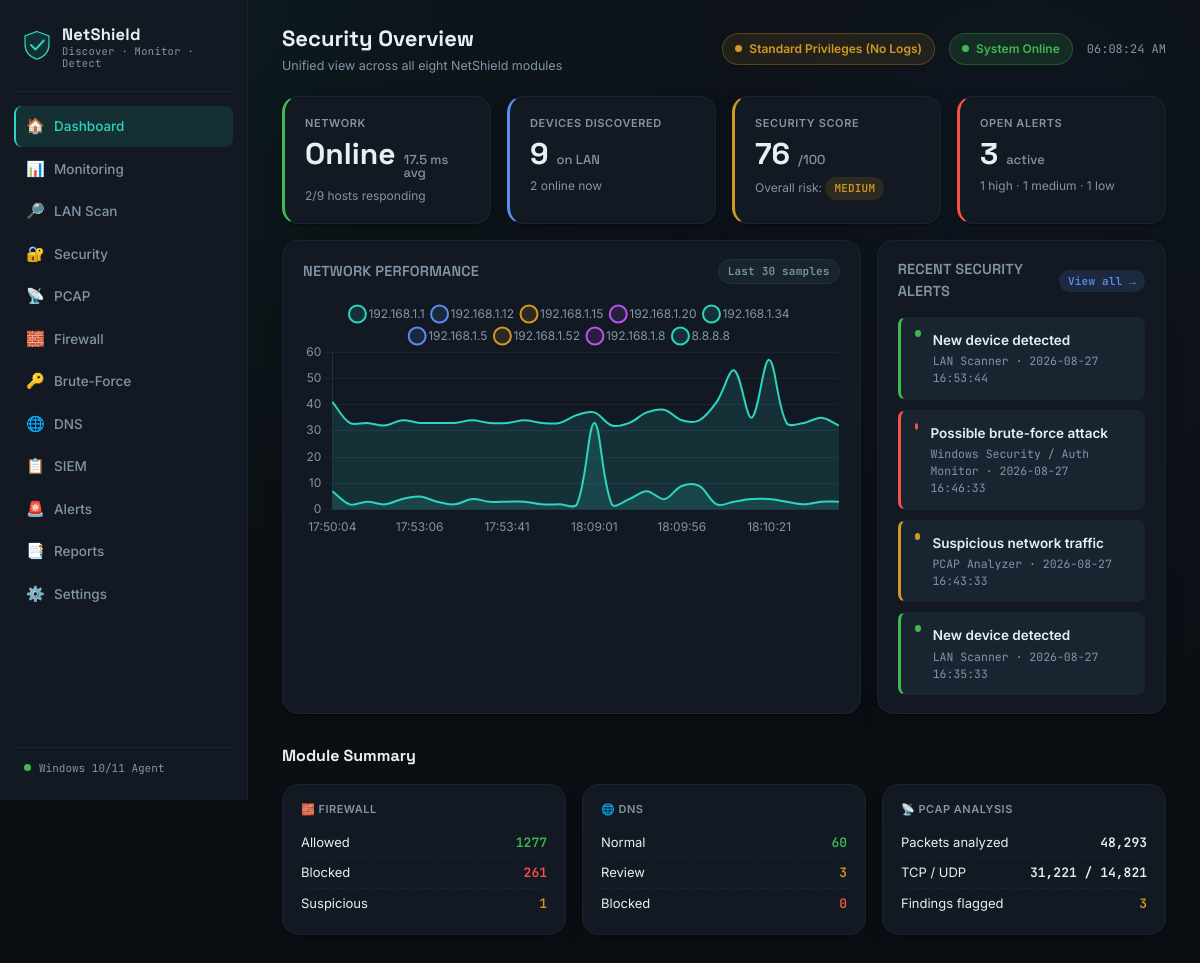
The page / on the database its author committed.
### tables this page shows
CREATE TABLE alerts (
    id          INTEGER PRIMARY KEY AUTOINCREMENT,
    severity    TEXT,
    title       TEXT,
    source      TEXT,
    description TEXT,
    status      TEXT DEFAULT 'open',   -- open / reviewed / resolved
    created_at  TEXT
);

CREATE TABLE pcap_analysis (
    id              INTEGER PRIMARY KEY AUTOINCREMENT,
    file_name       TEXT,
    packets_total   INTEGER,
    tcp_count       INTEGER,
    udp_count       INTEGER,
    dns_count       INTEGER,
    findings        TEXT,       -- JSON-encoded list of findings
    analyzed_at     TEXT
);

### app.py (the view)
@app.route("/")
def dashboard():
    hosts = monitoring.get_monitored_hosts()
    devices_online = sum(1 for h in hosts if h["status"] == "online")
    fw_counts = firewall.get_counts()
    dns_counts = dns_monitor.get_counts()
    scan_results = vulnerability.get_scan_results()
    risk = vulnerability.overall_risk_level(scan_results)
    alerts = get_alerts(limit=5)
    a_summary = alert_summary()
    pcap = pcap_analyzer.get_latest_analysis()
    security_score = 100
    security_score -= a_summary["HIGH"] * 15
    security_score -= a_summary["MEDIUM"] * 7
    security_score -= a_summary["LOW"] * 2
    security_score = max(40, min(100, security_score))
    return render_template(
        "dashboard.html",
        active="dashboard",
        hosts=hosts,
        devices_online=devices_online,
        devices_total=len(hosts),
        avg_latency=monitoring.average_latency(),
        fw_counts=fw_counts,
        dns_counts=dns_counts,
        risk=risk,
        alerts=alerts,
        alert_summary=a_summary,
        pcap=pcap,
        security_score=security_score,
    )

### app.py (called while the page is built)
def is_admin():
    try:
        return ctypes.windll.shell32.IsUserAnAdmin() != 0
    except Exception:
        return False

@app.context_processor
def inject_privileges():
    return dict(is_admin=is_admin())

### database/database.py (called while the page is built)
def get_connection():
    conn = sqlite3.connect(DB_PATH)
    conn.row_factory = sqlite3.Row
    conn.execute("PRAGMA foreign_keys = ON")
    return conn

### detection/alerts.py (called while the page is built)
def get_alerts(limit=50, status=None):
    conn = get_connection()
    if status:
        rows = conn.execute(
            "SELECT * FROM alerts WHERE status = ? ORDER BY created_at DESC LIMIT ?",
            (status, limit),
        ).fetchall()
    else:
        rows = conn.execute(
            "SELECT * FROM alerts ORDER BY created_at DESC LIMIT ?", (limit,)
        ).fetchall()
    conn.close()
    return [dict(r) for r in rows]

def alert_summary():
    conn = get_connection()
    rows = conn.execute(
        "SELECT severity, COUNT(*) AS c FROM alerts WHERE status = 'open' GROUP BY severity"
    ).fetchall()
    conn.close()
    summary = {"HIGH": 0, "MEDIUM": 0, "LOW": 0}
    for r in rows:
        summary[r["severity"]] = r["c"]
    summary["total"] = sum(summary.values())
    return summary

### modules/dns/dns_monitor.py (called while the page is built)
def get_counts():
    conn = get_connection()
    row = conn.execute(
        "SELECT "
        " COALESCE(SUM(CASE WHEN status='NORMAL' THEN 1 ELSE 0 END), 0) AS normal,"
        " COALESCE(SUM(CASE WHEN status='REVIEW' THEN 1 ELSE 0 END), 0) AS review,"
        " COALESCE(SUM(CASE WHEN status='BLOCKED' THEN 1 ELSE 0 END), 0) AS blocked,"
        " COUNT(*) AS total "
        "FROM dns_queries"
    ).fetchone()
    conn.close()
    return dict(row)

### modules/firewall/firewall.py (called while the page is built)
def get_counts():
    conn = get_connection()
    row = conn.execute(
        "SELECT "
        " COALESCE(SUM(CASE WHEN action='ALLOWED' THEN 1 ELSE 0 END), 0) AS allowed,"
        " COALESCE(SUM(CASE WHEN action='BLOCKED' THEN 1 ELSE 0 END), 0) AS blocked,"
        " COALESCE(SUM(CASE WHEN action='SUSPICIOUS' THEN 1 ELSE 0 END), 0) AS suspicious,"
        " COUNT(*) AS total "
        "FROM firewall_events"
    ).fetchone()
    conn.close()
    return dict(row)

### modules/monitoring/monitoring.py (called while the page is built)
def average_latency():
    hosts = [h for h in get_monitored_hosts() if h["latency_ms"] is not None]
    if not hosts:
        return 0
    return round(sum(h["latency_ms"] for h in hosts) / len(hosts), 1)

### templates/dashboard.html (shortened to what this page needs)
{% extends "base.html" %}
{% block page_title %}Security Overview{% endblock %}
{% block page_sub %}Unified view across all eight NetShield modules{% endblock %}
{% block content %}
<div class="grid grid-4">
  <div class="card stat-card stat-good">
    <div class="stat-label">Network</div>
    <div class="stat-value">Online <small>{{ avg_latency }} ms avg</small></div>
    <div class="stat-foot">{{ devices_online }}/{{ devices_total }} hosts responding</div>
  </div>
  <div class="card stat-card stat-info">
    <div class="stat-label">Devices Discovered</div>
    <div class="stat-value">{{ devices_total }} <small>on LAN</small></div>
    <div class="stat-foot">{{ devices_online }} online now</div>
  </div>
  <div class="card stat-card {{ 'stat-good' if risk=='LOW' else ('stat-warn' if risk=='MEDIUM' else 'stat-bad') }}">
    <div class="stat-label">Security Score</div>
    <div class="stat-value">{{ security_score }}<small>/100</small></div>
    <div class="stat-foot">Overall risk: <span class="badge {{ 'badge-good' if risk=='LOW' else ('badge-warn' if risk=='MEDIUM' else 'badge-bad') }}">{{ risk }}</span></div>
  </div>
  <div class="card stat-card {{ 'stat-bad' if alert_summary.HIGH else ('stat-warn' if alert_summary.MEDIUM else 'stat-good') }}">
    <div class="stat-label">Open Alerts</div>
    <div class="stat-value">{{ alert_summary.total }} <small>active</small></div>
    <div class="stat-foot">{{ alert_summary.HIGH }} high · {{ alert_summary.MEDIUM }} medium · {{ alert_summary.LOW }} low</div>
  </div>
</div>
<div class="grid grid-2 mt-16">
  <div class="card">
    <div class="card-header">
      <h2>Network Performance</h2>
      <span class="badge badge-neutral">Last 30 samples</span>
    </div>
    <div class="chart-box"><canvas id="latencyChart"></canvas></div>
  </div>
  <div class="card">
    <div class="card-header">
      <h2>Recent Security Alerts</h2>
      <a href="{{ url_for('alerts_page') }}" class="badge badge-info">View all →</a>
    </div>
    <div class="feed">
      {% for a in alerts %}
      <div class="feed-item sev-{{ a.severity }}">
        <span class="dot {{ 'dot-bad' if a.severity=='HIGH' else ('dot-warn' if a.severity=='MEDIUM' else ('dot-crit' if a.severity=='CRITICAL' else 'dot-good')) }}"></span>
        <div>
          <div class="feed-title">{{ a.title }}</div>
          <div class="feed-meta">{{ a.source }} · {{ a.created_at }}</div>
        </div>
      </div>
      {% else %}
      <div class="empty-state"><div class="empty-ic">✅</div>No open alerts right now.</div>
      {% endfor %}
    </div>
  </div>
</div>
<div class="section-title">Module Summary</div>
<div class="strip">
  <div class="card">
    <div class="strip-title">🧱 Firewall</div>
    <div class="strip-row"><span>Allowed</span><span style="color:var(--good)">{{ fw_counts.allowed }}</span></div>
    <div class="strip-row"><span>Blocked</span><span style="color:var(--danger)">{{ fw_counts.blocked }}</span></div>
    <div class="strip-row"><span>Suspicious</span><span style="color:var(--warn)">{{ fw_counts.suspicious }}</span></div>
  </div>
  <div class="card">
    <div class="strip-title">🌐 DNS</div>
    <div class="strip-row"><span>Normal</span><span style="color:var(--good)">{{ dns_counts.normal }}</span></div>
    <div class="strip-row"><span>Review</span><span style="color:var(--warn)">{{ dns_counts.review }}</span></div>
    <div class="strip-row"><span>Blocked</span><span style="color:var(--danger)">{{ dns_counts.blocked }}</span></div>
  </div>
  <div class="card">
    <div class="strip-title">📡 PCAP Analysis</div>
    {% if pcap %}
    <div class="strip-row"><span>Packets analyzed</span><span>{{ "{:,}".format(pcap.packets_total) }}</span></div>
    <div class="strip-row"><span>TCP / UDP</span><span>{{ "{:,}".format(pcap.tcp_count) }} / {{ "{:,}".format(pcap.udp_count) }}</span></div>
    <div class="strip-row"><span>Findings flagged</span><span style="color:var(--warn)">{{ pcap.findings|length }}</span></div>
    {% else %}
    <div class="text-muted">No capture analyzed yet.</div>
    {% endif %}
  </div>
</div>
{% endblock %}
{% block extra_scripts %}
<script>
fetch("/api/monitoring/history")
  .then(r => r.json())
  .then(series => {
    const colors = ["#2DD4BF", "#5B8DEF", "#D29922", "#B855F0"];
    const hosts = Object.keys(series);
    const labels = hosts.length ? series[hosts[0]].labels : [];
    const datasets = hosts.map((h, i) => ({
      label: h, data: series[h].data, color: colors[i % colors.length]
    }));
    buildLineChart(document.getElementById("latencyChart"), labels, datasets);
  });
</script>
{% endblock %}

### templates/base.html (shortened to what this page needs)
<!DOCTYPE html>
<html lang="en">
<head>
  <link rel="stylesheet" href="{{ url_for('static', filename='css/style.css') }}">
</head>
<body>
  <div class="app-shell">
    <aside class="sidebar">
      <div class="brand">
        <span class="brand-mark">
          <svg viewBox="0 0 40 40" class="shield-icon">
            <path d="M20 2 L36 8 V19 C36 29 29 36 20 39 C11 36 4 29 4 19 V8 Z" class="shield-path" />
            <path d="M12 20 L18 26 L29 14" class="shield-check" />
          </svg>
        </span>
        <div class="brand-text">
          <span class="brand-name">NetShield</span>
          <span class="brand-tag">Discover · Monitor · Detect</span>
        </div>
      </div>
      <nav class="nav">
        <a href="{{ url_for('dashboard') }}" class="nav-item {{ 'active' if active=='dashboard' }}">
          <span class="nav-ic">🏠</span> Dashboard
        </a>
        <a href="{{ url_for('monitoring_page') }}" class="nav-item {{ 'active' if active=='monitoring' }}">
          <span class="nav-ic">📊</span> Monitoring
        </a>
        <a href="{{ url_for('discovery_page') }}" class="nav-item {{ 'active' if active=='discovery' }}">
          <span class="nav-ic">🔎</span> LAN Scan
        </a>
        <a href="{{ url_for('vulnerability_page') }}" class="nav-item {{ 'active' if active=='vulnerability' }}">
          <span class="nav-ic">🔐</span> Security
        </a>
        <a href="{{ url_for('pcap_page') }}" class="nav-item {{ 'active' if active=='pcap' }}">
          <span class="nav-ic">📡</span> PCAP
        </a>
        <a href="{{ url_for('firewall_page') }}" class="nav-item {{ 'active' if active=='firewall' }}">
          <span class="nav-ic">🧱</span> Firewall
        </a>
        <a href="{{ url_for('brute_force_page') }}" class="nav-item {{ 'active' if active=='brute_force' }}">
          <span class="nav-ic">🔑</span> Brute-Force
        </a>
        <a href="{{ url_for('dns_page') }}" class="nav-item {{ 'active' if active=='dns' }}">
          <span class="nav-ic">🌐</span> DNS
        </a>
        <a href="{{ url_for('siem_page') }}" class="nav-item {{ 'active' if active=='siem' }}">
          <span class="nav-ic">📋</span> SIEM
        </a>
        <a href="{{ url_for('alerts_page') }}" class="nav-item {{ 'active' if active=='alerts' }}">
          <span class="nav-ic">🚨</span> Alerts
        </a>
        <a href="{{ url_for('reports_page') }}" class="nav-item {{ 'active' if active=='reports' }}">
          <span class="nav-ic">📑</span> Reports
        </a>
        <a href="{{ url_for('settings_page') }}" class="nav-item {{ 'active' if active=='settings' }}">
          <span class="nav-ic">⚙️</span> Settings
        </a>
      </nav>
      <div class="sidebar-footer">
        <span class="pulse-dot"></span> Windows 10/11 Agent
      </div>
    </aside>
    <div class="main-col">
      <header class="topbar">
        <div class="topbar-title">
          <h1>{% block page_title %}Dashboard{% endblock %}</h1>
          <p class="topbar-sub">{% block page_sub %}Unified network security overview{% endblock %}</p>
        </div>
        <div class="topbar-status">
          {% if is_admin %}
          <span class="status-chip online"
            style="background:rgba(63,185,80,0.1); color:var(--good); border-color:rgba(63,185,80,0.3);"><span
              class="pulse-dot" style="background-color:var(--good);"></span> Elevated Privileges (Admin)</span>
          {% else %}
          <span class="status-chip offline"
            style="background:rgba(210,153,34,0.1); color:var(--warn); border-color:rgba(210,153,34,0.3);"><span
              class="pulse-dot" style="background-color:var(--warn);"></span> Standard Privileges (No Logs)</span>
          {% endif %}
          <span class="status-chip online"><span class="pulse-dot"></span> System Online</span>
          <span class="topbar-clock" id="liveClock" data-mono></span>
        </div>
      </header>
      <main class="content">
        {% block content %}{% endblock %}
      </main>
    </div>
  </div>
  {% block extra_scripts %}{% endblock %}
</body>
</html>

### rows shown on the page
alerts: title "New device detected", source "LAN Scanner", created_at "2026-08-27 16:53:44"
alerts: title "Possible brute-force attack", source "Windows Security / Auth Monitor", created_at "2026-08-27 16:46:33"
alerts: title "Suspicious network traffic", source "PCAP Analyzer", created_at "2026-08-27 16:43:33"
alerts: title "New device detected", source "LAN Scanner", created_at "2026-08-27 16:35:33"
pcap_analysis: packets_total "48,293", tcp_count "31,221", udp_count "14,821"

### other values the page prints
{{ avg_latency }} "17.5"
{{ devices_online }} "2"
{{ devices_total }} "9"
{{ security_score }} "76"
{{ risk }} "MEDIUM"
{{ alert_summary.total }} "3"
{{ alert_summary.HIGH }} "1"
{{ alert_summary.MEDIUM }} "1"
{{ alert_summary.LOW }} "1"
{{ fw_counts.allowed }} "1277"
{{ fw_counts.blocked }} "261"
{{ fw_counts.suspicious }} "1"
{{ dns_counts.normal }} "60"
{{ dns_counts.review }} "3"
{{ dns_counts.blocked }} "0"
